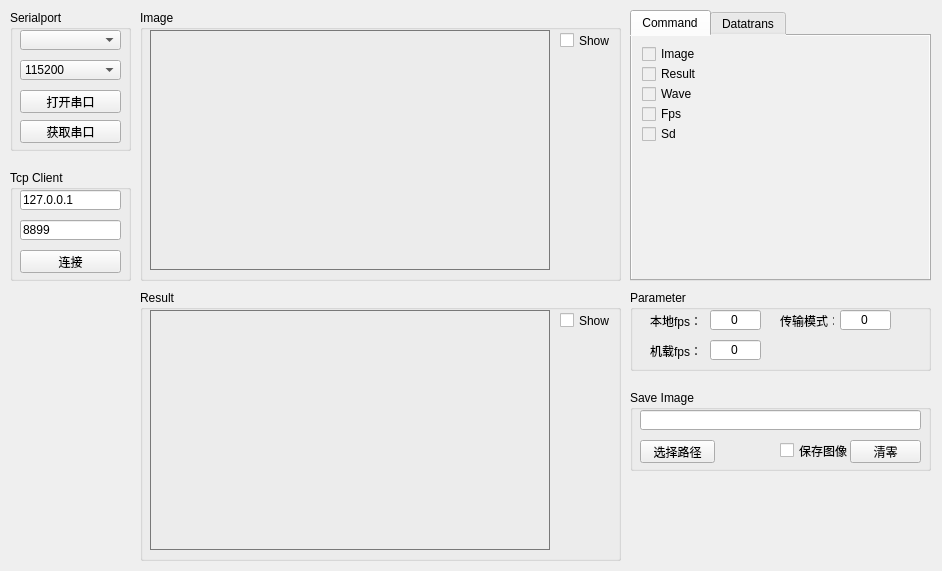
<?xml version="1.0" encoding="UTF-8"?>
<ui version="4.0">
 <class>MainWindow</class>
 <widget class="QMainWindow" name="MainWindow">
  <property name="geometry">
   <rect>
    <x>0</x>
    <y>0</y>
    <width>942</width>
    <height>571</height>
   </rect>
  </property>
  <property name="windowTitle">
   <string>GroundStation</string>
  </property>
  <widget class="QWidget" name="centralWidget">
   <widget class="QGroupBox" name="group_SerialPort">
    <property name="geometry">
     <rect>
      <x>10</x>
      <y>10</y>
      <width>121</width>
      <height>141</height>
     </rect>
    </property>
    <property name="title">
     <string>Serialport</string>
    </property>
    <widget class="QComboBox" name="comboBox_PortName">
     <property name="geometry">
      <rect>
       <x>10</x>
       <y>20</y>
       <width>101</width>
       <height>20</height>
      </rect>
     </property>
    </widget>
    <widget class="QComboBox" name="comboBox_BaudRate">
     <property name="geometry">
      <rect>
       <x>10</x>
       <y>50</y>
       <width>101</width>
       <height>20</height>
      </rect>
     </property>
     <property name="currentText">
      <string>115200</string>
     </property>
     <item>
      <property name="text">
       <string>115200</string>
      </property>
     </item>
     <item>
      <property name="text">
       <string>128000</string>
      </property>
     </item>
     <item>
      <property name="text">
       <string>230400</string>
      </property>
     </item>
     <item>
      <property name="text">
       <string>256000</string>
      </property>
     </item>
     <item>
      <property name="text">
       <string>460800</string>
      </property>
     </item>
    </widget>
    <widget class="QPushButton" name="pushButton_OpenPort">
     <property name="geometry">
      <rect>
       <x>10</x>
       <y>80</y>
       <width>101</width>
       <height>23</height>
      </rect>
     </property>
     <property name="text">
      <string>打开串口</string>
     </property>
    </widget>
    <widget class="QPushButton" name="pushButton_GetPort">
     <property name="geometry">
      <rect>
       <x>10</x>
       <y>110</y>
       <width>101</width>
       <height>23</height>
      </rect>
     </property>
     <property name="text">
      <string>获取串口</string>
     </property>
    </widget>
   </widget>
   <widget class="QGroupBox" name="group_SaveImage">
    <property name="geometry">
     <rect>
      <x>630</x>
      <y>390</y>
      <width>301</width>
      <height>81</height>
     </rect>
    </property>
    <property name="title">
     <string>Save Image</string>
    </property>
    <widget class="QCheckBox" name="checkBox_imagesave">
     <property name="geometry">
      <rect>
       <x>150</x>
       <y>50</y>
       <width>71</width>
       <height>21</height>
      </rect>
     </property>
     <property name="text">
      <string>保存图像</string>
     </property>
    </widget>
    <widget class="QPushButton" name="Button_numberclear">
     <property name="geometry">
      <rect>
       <x>220</x>
       <y>50</y>
       <width>71</width>
       <height>23</height>
      </rect>
     </property>
     <property name="text">
      <string>清零</string>
     </property>
    </widget>
    <widget class="QLineEdit" name="lineEdit_filepath">
     <property name="geometry">
      <rect>
       <x>10</x>
       <y>20</y>
       <width>281</width>
       <height>20</height>
      </rect>
     </property>
     <property name="text">
      <string/>
     </property>
     <property name="readOnly">
      <bool>true</bool>
     </property>
    </widget>
    <widget class="QPushButton" name="Button_pathchange">
     <property name="geometry">
      <rect>
       <x>10</x>
       <y>50</y>
       <width>75</width>
       <height>23</height>
      </rect>
     </property>
     <property name="text">
      <string>选择路径</string>
     </property>
    </widget>
   </widget>
   <widget class="QGroupBox" name="group_Image">
    <property name="geometry">
     <rect>
      <x>140</x>
      <y>10</y>
      <width>481</width>
      <height>271</height>
     </rect>
    </property>
    <property name="styleSheet">
     <string notr="true">QLabel{
     border-width: 1px;
     border-style: solid;
     border-color: rgb(255, 170, 0);
}
</string>
    </property>
    <property name="title">
     <string>Image</string>
    </property>
    <widget class="QLabel" name="label_image">
     <property name="geometry">
      <rect>
       <x>10</x>
       <y>20</y>
       <width>400</width>
       <height>240</height>
      </rect>
     </property>
     <property name="styleSheet">
      <string notr="true">QLabel{
     border-width: 1px;
     border-style: solid;
     border-color: rgb(120, 120, 120);
}
</string>
     </property>
     <property name="text">
      <string/>
     </property>
    </widget>
    <widget class="QCheckBox" name="checkBox_image">
     <property name="geometry">
      <rect>
       <x>420</x>
       <y>20</y>
       <width>51</width>
       <height>21</height>
      </rect>
     </property>
     <property name="text">
      <string>Show</string>
     </property>
    </widget>
   </widget>
   <widget class="QGroupBox" name="group_Tcp">
    <property name="geometry">
     <rect>
      <x>10</x>
      <y>170</y>
      <width>121</width>
      <height>111</height>
     </rect>
    </property>
    <property name="title">
     <string>Tcp Client</string>
    </property>
    <widget class="QLineEdit" name="LineEdit_IP">
     <property name="geometry">
      <rect>
       <x>10</x>
       <y>20</y>
       <width>101</width>
       <height>20</height>
      </rect>
     </property>
     <property name="text">
      <string>127.0.0.1</string>
     </property>
    </widget>
    <widget class="QLineEdit" name="LineEdit_port">
     <property name="geometry">
      <rect>
       <x>10</x>
       <y>50</y>
       <width>101</width>
       <height>20</height>
      </rect>
     </property>
     <property name="text">
      <string>8899</string>
     </property>
    </widget>
    <widget class="QPushButton" name="Button_Tcpconnnect">
     <property name="geometry">
      <rect>
       <x>10</x>
       <y>80</y>
       <width>101</width>
       <height>23</height>
      </rect>
     </property>
     <property name="text">
      <string>连接</string>
     </property>
    </widget>
   </widget>
   <widget class="QGroupBox" name="group_Paramenter">
    <property name="geometry">
     <rect>
      <x>630</x>
      <y>290</y>
      <width>301</width>
      <height>81</height>
     </rect>
    </property>
    <property name="title">
     <string>Parameter</string>
    </property>
    <widget class="QLineEdit" name="lineEdit_receivefps">
     <property name="geometry">
      <rect>
       <x>80</x>
       <y>20</y>
       <width>51</width>
       <height>20</height>
      </rect>
     </property>
     <property name="text">
      <string>0</string>
     </property>
     <property name="alignment">
      <set>Qt::AlignCenter</set>
     </property>
    </widget>
    <widget class="QLineEdit" name="lineEdit_planefps">
     <property name="geometry">
      <rect>
       <x>80</x>
       <y>50</y>
       <width>51</width>
       <height>20</height>
      </rect>
     </property>
     <property name="text">
      <string>0</string>
     </property>
     <property name="alignment">
      <set>Qt::AlignCenter</set>
     </property>
     <property name="readOnly">
      <bool>true</bool>
     </property>
    </widget>
    <widget class="QLabel" name="label_receivefps">
     <property name="geometry">
      <rect>
       <x>20</x>
       <y>20</y>
       <width>54</width>
       <height>21</height>
      </rect>
     </property>
     <property name="text">
      <string>本地fps：</string>
     </property>
    </widget>
    <widget class="QLabel" name="label_planefps">
     <property name="geometry">
      <rect>
       <x>20</x>
       <y>50</y>
       <width>54</width>
       <height>21</height>
      </rect>
     </property>
     <property name="text">
      <string>机载fps：</string>
     </property>
    </widget>
    <widget class="QLineEdit" name="lineEdit_mode">
     <property name="geometry">
      <rect>
       <x>210</x>
       <y>20</y>
       <width>51</width>
       <height>20</height>
      </rect>
     </property>
     <property name="text">
      <string>0</string>
     </property>
     <property name="alignment">
      <set>Qt::AlignCenter</set>
     </property>
    </widget>
    <widget class="QLabel" name="label_mode">
     <property name="geometry">
      <rect>
       <x>150</x>
       <y>20</y>
       <width>54</width>
       <height>21</height>
      </rect>
     </property>
     <property name="text">
      <string>传输模式：</string>
     </property>
    </widget>
   </widget>
   <widget class="QGroupBox" name="group_Result">
    <property name="geometry">
     <rect>
      <x>140</x>
      <y>290</y>
      <width>481</width>
      <height>271</height>
     </rect>
    </property>
    <property name="styleSheet">
     <string notr="true">QLabel{
     border-width: 1px;
     border-style: solid;
     border-color: rgb(255, 170, 0);
}
</string>
    </property>
    <property name="title">
     <string>Result</string>
    </property>
    <widget class="QLabel" name="label_result">
     <property name="geometry">
      <rect>
       <x>10</x>
       <y>20</y>
       <width>400</width>
       <height>240</height>
      </rect>
     </property>
     <property name="styleSheet">
      <string notr="true">QLabel{
     border-width: 1px;
     border-style: solid;
     border-color: rgb(120, 120, 120);
}
</string>
     </property>
     <property name="text">
      <string/>
     </property>
    </widget>
    <widget class="QCheckBox" name="checkBox_result">
     <property name="geometry">
      <rect>
       <x>420</x>
       <y>20</y>
       <width>51</width>
       <height>21</height>
      </rect>
     </property>
     <property name="text">
      <string>Show</string>
     </property>
    </widget>
   </widget>
   <widget class="QTabWidget" name="tabWidget">
    <property name="geometry">
     <rect>
      <x>630</x>
      <y>10</y>
      <width>301</width>
      <height>271</height>
     </rect>
    </property>
    <property name="styleSheet">
     <string notr="true">background-color: rgb(240, 240, 240);</string>
    </property>
    <property name="currentIndex">
     <number>0</number>
    </property>
    <widget class="QWidget" name="tab_Command">
     <attribute name="title">
      <string>Command</string>
     </attribute>
     <widget class="QCheckBox" name="Command_Image">
      <property name="geometry">
       <rect>
        <x>10</x>
        <y>10</y>
        <width>71</width>
        <height>16</height>
       </rect>
      </property>
      <property name="text">
       <string>Image</string>
      </property>
     </widget>
     <widget class="QCheckBox" name="Command_Result">
      <property name="geometry">
       <rect>
        <x>10</x>
        <y>30</y>
        <width>71</width>
        <height>16</height>
       </rect>
      </property>
      <property name="text">
       <string>Result</string>
      </property>
     </widget>
     <widget class="QCheckBox" name="Command_Fps">
      <property name="geometry">
       <rect>
        <x>10</x>
        <y>70</y>
        <width>71</width>
        <height>16</height>
       </rect>
      </property>
      <property name="text">
       <string>Fps</string>
      </property>
     </widget>
     <widget class="QCheckBox" name="Command_Wave">
      <property name="geometry">
       <rect>
        <x>10</x>
        <y>50</y>
        <width>71</width>
        <height>16</height>
       </rect>
      </property>
      <property name="text">
       <string>Wave</string>
      </property>
     </widget>
     <widget class="QCheckBox" name="Command_Sd">
      <property name="geometry">
       <rect>
        <x>10</x>
        <y>90</y>
        <width>71</width>
        <height>16</height>
       </rect>
      </property>
      <property name="text">
       <string>Sd</string>
      </property>
     </widget>
    </widget>
    <widget class="QWidget" name="tab_Datatrans">
     <attribute name="title">
      <string>Datatrans</string>
     </attribute>
     <widget class="QGroupBox" name="group_Datatrans">
      <property name="geometry">
       <rect>
        <x>10</x>
        <y>10</y>
        <width>271</width>
        <height>231</height>
       </rect>
      </property>
      <property name="title">
       <string>Data Trans</string>
      </property>
      <widget class="QPushButton" name="DataDisplay_Clear">
       <property name="geometry">
        <rect>
         <x>210</x>
         <y>140</y>
         <width>51</width>
         <height>23</height>
        </rect>
       </property>
       <property name="text">
        <string>clear</string>
       </property>
      </widget>
      <widget class="QTextEdit" name="DataDisplay_ReceiveBox">
       <property name="geometry">
        <rect>
         <x>10</x>
         <y>20</y>
         <width>191</width>
         <height>171</height>
        </rect>
       </property>
      </widget>
      <widget class="QLineEdit" name="DataDisplay_SendBox">
       <property name="geometry">
        <rect>
         <x>10</x>
         <y>200</y>
         <width>251</width>
         <height>21</height>
        </rect>
       </property>
      </widget>
      <widget class="QPushButton" name="DataDisplay_Send">
       <property name="geometry">
        <rect>
         <x>210</x>
         <y>170</y>
         <width>51</width>
         <height>23</height>
        </rect>
       </property>
       <property name="text">
        <string>send</string>
       </property>
      </widget>
      <widget class="QCheckBox" name="checkBox_datatrans">
       <property name="geometry">
        <rect>
         <x>210</x>
         <y>20</y>
         <width>51</width>
         <height>21</height>
        </rect>
       </property>
       <property name="text">
        <string>Show</string>
       </property>
      </widget>
     </widget>
    </widget>
   </widget>
   <zorder>tabWidget</zorder>
   <zorder>group_SerialPort</zorder>
   <zorder>group_SaveImage</zorder>
   <zorder>group_Image</zorder>
   <zorder>group_Tcp</zorder>
   <zorder>group_Paramenter</zorder>
   <zorder>group_Result</zorder>
  </widget>
 </widget>
 <layoutdefault spacing="6" margin="11"/>
 <resources/>
 <connections/>
</ui>
